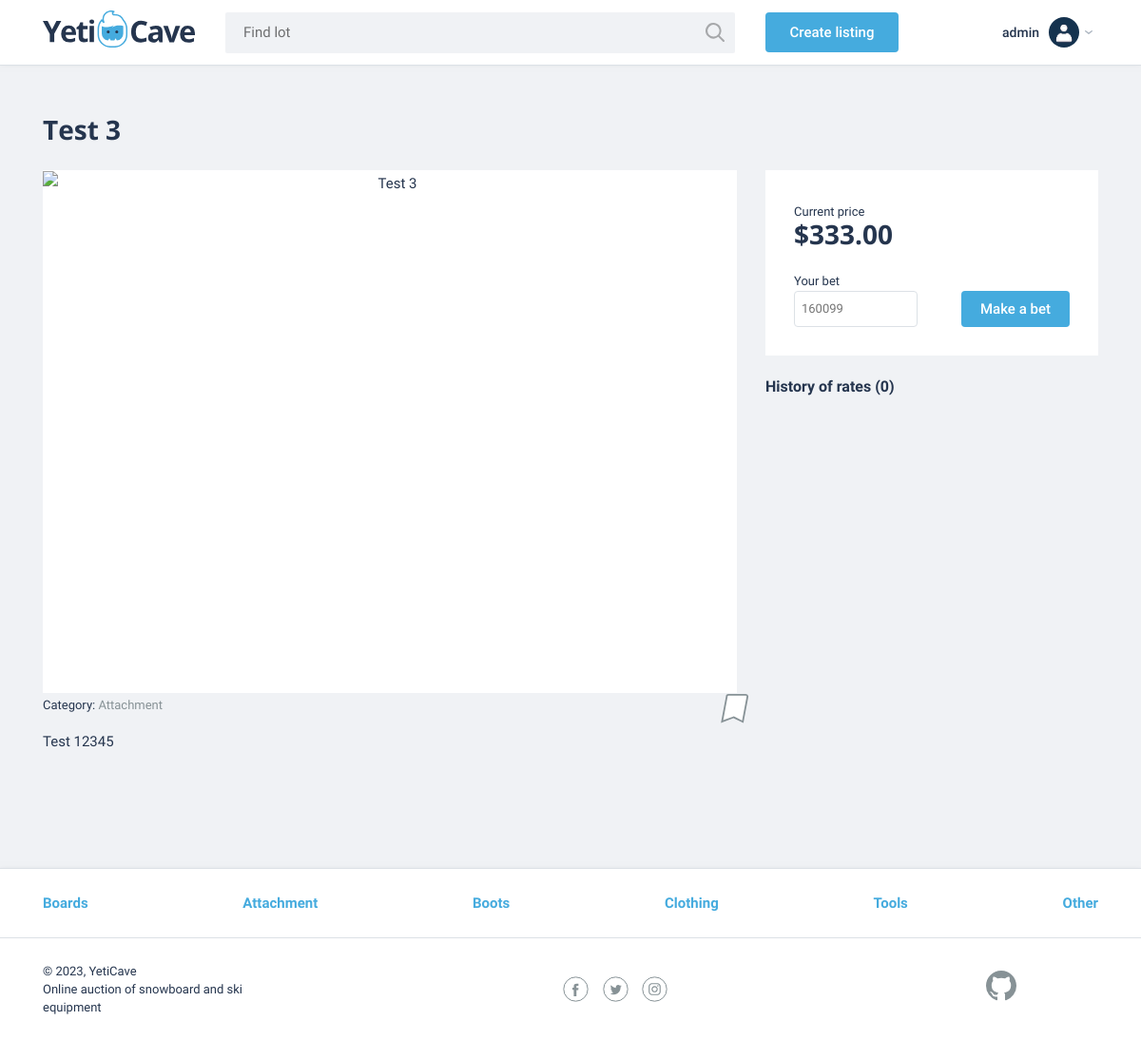
/listing/3 (signed in), run on the app's committed database.
### auctions/models.py (models this page shows, shortened)
class User(AbstractUser):
    pass

class Listing(models.Model):
    title = models.CharField(max_length=255)
    description = models.TextField()
    start_bid = models.DecimalField(max_digits=10, decimal_places=2)
    image_url = models.URLField()
    category = models.ForeignKey(Category, on_delete=models.CASCADE)
    creator = models.ForeignKey(User, on_delete=models.CASCADE)
    is_active = models.BooleanField(default=True)

class Category(models.Model):
    name = models.CharField(max_length=64)
    def __str__(self):
        return self.name

### auctions/views.py (the view)
# urls.py: path("listing/<int:listing_id>", views.listing, name="listing"),
def listing(request, listing_id):
    return render(request, "auctions/listing.html", {"listing": Listing.objects.get(pk=listing_id)})

### auctions/context_processors.py (called while the page is built)
def categories(request):
    categories = Category.objects.all()
    return {"categories": categories}

### auctions/templatetags/auctions_extras.py (called while the page is built)
@register.filter(name="usd")
def usd(value):
    return f"${value:,.2f}"

### auctions/templates/auctions/listing.html (shortened to what this page needs)
{% extends "auctions/layout.html" %}
{% load auctions_extras %}
{% block body %}
    <main>
        <section class="lot-item container">
            <h2>{{ listing.title }}</h2>
            <div class="lot-item__content">
                <div class="lot-item__left">
                    <div class="lot-item__image">
                        <img src="{{ listing.image_url }}" width="730" height="548" alt="{{ listing.title }}">
                    </div>
                    <div class="lot-item__footer">
                        <div class="lot-item__footer-top">
                            <p class="lot-item__category">
                                Category: <span>{{ listing.category }}</span>
                            </p>
                            {% if user.is_authenticated %}
                                <a href="{% url 'toggle_watchlist' listing.id %}" class="bookmark-button {% if listing.in_watchlist %}bookmark-button--active{% endif %}">
                                    <svg class="bookmark-button__icon" width="31" height="33">
                                        <use xlink:href="#icon-bookmark"></use>
                                    </svg>
                                </a>
                            {% endif %}
                        </div>
                        <p class="lot-item__description">
                            {{ listing.description }}
                        </p>
                    </div>
                </div>
                <div class="lot-item__right">
                    <div class="bet">
                        <div class="lot-item__cost-state">
                            <div class="lot-item__rate">
                                <span class="lot-item__amount">Current price</span>
                                <span class="lot-item__cost">{{ listing.start_bid | usd}}</span>
                            </div>
                        </div>
                        <form action="/lots/2" method="post" class="bet__form ">
                            <div class="bet__form-item ">
                                <label for="cost">Your bet</label>
                                <input id="cost" class="input-cost" type="number" name="price" placeholder="160099">
                            </div>
                            <button type="submit" class="button">Make a bet</button>
                        </form>
                    </div>
                    <div class="history">
                        <h3>History of rates (<span>0</span>)</h3>
                    </div>
                </div>
            </div>
        </section>
    </main>
{% endblock %}

### auctions/templates/auctions/layout.html (shortened to what this page needs)
{% load static %}
<!DOCTYPE html>
<html lang="en">
<head>
    <link href="{% static 'auctions/css/normalize.min.css' %}" rel="stylesheet">
    <link href="{% static 'auctions/css/flatpickr.min.css' %}" rel="stylesheet">
    <link href="{% static 'auctions/css/styles.css' %}" rel="stylesheet">
</head>
<body>
    <header class="main-header">
        <div class="main-header__container container">
            <a href="/" class="main-header__logo">
                <img src="{% static 'auctions/img/logo.svg' %}" width="160" height="39" alt="YetiCave Logo">
            </a>
            <form method="get" action="/search" class="main-header__search">
                <input type="search" name="text" placeholder="Find lot">
                <button class="main-header__search-btn" type="submit">
                </button>
            </form>
            {% if user.is_authenticated %}
            <a class="main-header__add-lot button" href="{% url 'create_listing' %}">Create listing</a>
            <div class="user-menu__wrapper">
                <button class="button__menu-open menu-open">
                    <span class="menu-open__name">{{ user.username }}</span>
                    <img class="menu-open__image" src="{% static 'auctions/img/user.png' %}" width="32" height="32"
                        alt="User avatar">
                </button>
            </div>
            {% endif %}
        </div>
    </header>
    {% block body %}
    {% endblock %}
    <footer class="main-footer">
        <nav class="nav">
            <ul class="nav__list container">
                {% for category in categories %}
                    <li class="nav__item">
                        <a href="{{ category.id }}">
                            {{ category.name }}
                        </a>
                    </li>
                {% endfor %}
            </ul>
        </nav>
        <div class="main-footer__bottom container">
            <div class="main-footer__copyright">
                <p>© 2023, YetiCave</p>
                <p>Online auction of snowboard and ski equipment</p>
            </div>
            <div class="main-footer__social social">
                <a class="social__link social__link--facebook" href="#">Facebook
                </a><a class="social__link social__link--twitter" href="#">Twitter
                </a><a class="social__link social__link--instagram" href="#">Instagram
                </a>
            </div>
            <div class="main-footer__developed-by">
                <a class="logo-github" href="https://github.com/vFlicker">
                </a>
            </div>
        </div>
    </footer>
</body>
</html>

### data on the page
User: username "admin"
Listing: title "Test 3", category "Attachment", description "Test 12345", start_bid "$333.00"
Category: name "Boards"
Category: name "Attachment"
Category: name "Boots"
Category: name "Clothing"
Category: name "Tools"
Category: name "Other"
